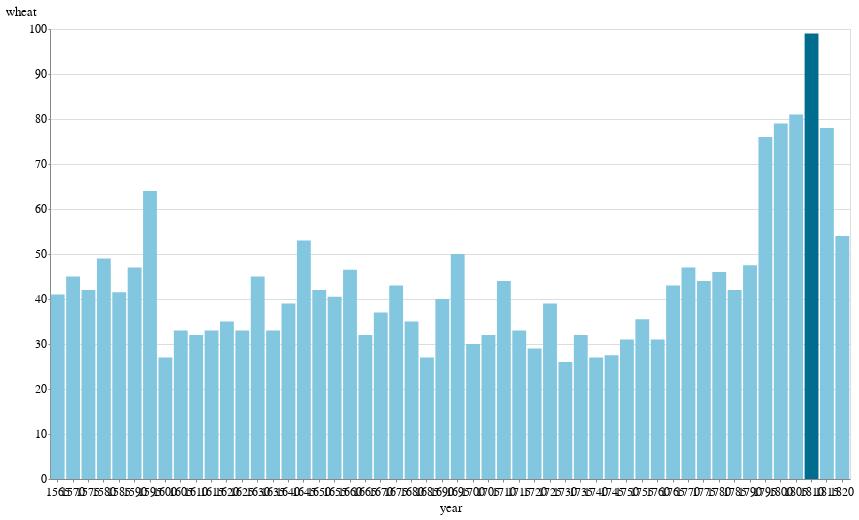

The notebook cell saved with this chart:
### Code cell
source = data.wheat()

alt.Chart(source).mark_bar().encode(
    x='year:O',
    y="wheat:Q",
    # The highlight will be set on the result of a conditional statement
    color=alt.condition(
        alt.datum.year == 1810,  # If the year is 1810 this test returns True,
        alt.value(lat.palette['accent']),     # which sets the bar orange.
        alt.value(lat.palette['default'])   # And if it's not true it sets the bar steelblue.
    )
)

### Figure 1 — Vega-Lite specification as saved in the notebook (floating-point values rounded to 4 significant figures)
{"$schema": "https://vega.github.io/schema/vega-lite/v2.6.0.json", "config": {"arc": {"fill": "#82c6df"}, "area": {"fill": "#82c6df"}, "axis": {"labelFont": "Benton Gothic, sans", "labelFontSize": 11.5, "labelFontWeight": "normal", "titleFont": "Benton Gothic Bold, sans", "titleFontSize": 13, "titleFontWeight": "normal"}, "axisX": {"labelAngle": 0, "labelPadding": 4, "tickSize": 3}, "axisY": {"labelBaseline": "middle", "maxExtent": 45, "minExtent": 45, "tickSize": 2, "titleAlign": "left", "titleAngle": 0, "titleX": -45, "titleY": -11}, "background": "#ffffff", "bar": {"fill": "#82c6df"}, "legend": {"labelFont": "Benton Gothic, sans", "labelFontSize": 11.5, "symbolType": "square", "titleFont": "Benton Gothic Bold, sans", "titleFontSize": 13, "titleFontWeight": "normal"}, "line": {"stroke": "#82c6df", "strokeWidth": 3}, "path": {"stroke": "#82c6df"}, "range": {"category": ["#3580b1", "#ec8431", "#ab7fb4", "#c89d29", "#adc839", "#829eb1"], "diverging": ["#e68a4f", "#f4bb6a", "#f9e39c", "#dadfe2", "#a6b7c6", "#849eae"], "heatmap": ["#fbf2c7", "#f9e39c", "#f8d36e", "#f4bb6a", "#e68a4f", "#d15a40", "#ab4232"], "ordinal": ["#fbf2c7", "#f9e39c", "#f8d36e", "#f4bb6a", "#e68a4f", "#d15a40", "#ab4232"], "ramp": ["#fbf2c7", "#f9e39c", "#f8d36e", "#f4bb6a", "#e68a4f", "#d15a40", "#ab4232"]}, "rect": {"fill": "#82c6df"}, "shape": {"stroke": "#82c6df"}, "symbol": {"fill": "#82c6df", "size": 30}, "title": {"anchor": "start", "font": "Benton Gothic Bold, sans", "fontColor": "#000000", "fontSize": 22, "fontWeight": ["normal"]}, "view": {"height": 450, "width": 800}}, "data": {"name": "data-76d1ce26ea5761007c35827e1564d86c"}, "datasets": {"data-76d1ce26ea5761007c35827e1564d86c": [{"wages": 5, "wheat": 41, "year": 1565}, {"wages": 5.05, "wheat": 45, "year": 1570}, {"wages": 5.08, "wheat": 42, "year": 1575}, {"wages": 5.12, "wheat": 49, "year": 1580}, {"wages": 5.15, "wheat": 41.5, "year": 1585}, {"wages": 5.25, "wheat": 47, "year": 1590}, {"wages": 5.54, "wheat": 64, "year": 1595}, {"wages": 5.61, "wheat": 27, "year": 1600}, {"wages": 5.69, "wheat": 33, "year": 1605}, {"wages": 5.78, "wheat": 32, "year": 1610}, {"wages": 5.94, "wheat": 33, "year": 1615}, {"wages": 6.01, "wheat": 35, "year": 1620}, {"wages": 6.12, "wheat": 33, "year": 1625}, {"wages": 6.22, "wheat": 45, "year": 1630}, {"wages": 6.3, "wheat": 33, "year": 1635}, {"wages": 6.37, "wheat": 39, "year": 1640}, {"wages": 6.45, "wheat": 53, "year": 1645}, {"wages": 6.5, "wheat": 42, "year": 1650}, {"wages": 6.6, "wheat": 40.5, "year": 1655}, {"wages": 6.75, "wheat": 46.5, "year": 1660}, {"wages": 6.8, "wheat": 32, "year": 1665}, {"wages": 6.9, "wheat": 37, "year": 1670}, {"wages": 7, "wheat": 43, "year": 1675}, {"wages": 7.3, "wheat": 35, "year": 1680}, {"wages": 7.6, "wheat": 27, "year": 1685}, {"wages": 8, "wheat": 40, "year": 1690}, {"wages": 8.5, "wheat": 50, "year": 1695}, {"wages": 9, "wheat": 30, "year": 1700}, {"wages": 10, "wheat": 32, "year": 1705}, {"wages": 11, "wheat": 44, "year": 1710}, {"wages": 11.75, "wheat": 33, "year": 1715}, {"wages": 12.5, "wheat": 29, "year": 1720}, {"wages": 13, "wheat": 39, "year": 1725}, {"wages": 13.3, "wheat": 26, "year": 1730}, {"wages": 13.6, "wheat": 32, "year": 1735}, {"wages": 14, "wheat": 27, "year": 1740}, {"wages": 14.5, "wheat": 27.5, "year": 1745}, {"wages": 15, "wheat": 31, "year": 1750}, {"wages": 15.7, "wheat": 35.5, "year": 1755}, {"wages": 16.5, "wheat": 31, "year": 1760}, {"wages": 17.6, "wheat": 43, "year": 1765}, {"wages": 18.5, "wheat": 47, "year": 1770}, {"wages": 19.5, "wheat": 44, "year": 1775}, {"wages": 21, "wheat": 46, "year": 1780}, {"wages": 23, "wheat": 42, "year": 1785}, {"wages": 25.5, "wheat": 47.5, "year": 1790}, {"wages": 27.5, "wheat": 76, "year": 1795}, {"wages": 28.5, "wheat": 79, "year": 1800}, {"wages": 29.5, "wheat": 81, "year": 1805}, {"wages": 30, "wheat": 99, "year": 1810}, {"wages": null, "wheat": 78, "year": 1815}, {"wages": null, "wheat": 54, "year": 1820}]}, "encoding": {"color": {"condition": {"test": "(datum.year === 1810)", "value": "#006d8f"}, "value": "#82c6df"}, "x": {"field": "year", "type": "ordinal"}, "y": {"field": "wheat", "type": "quantitative"}}, "mark": "bar"}
